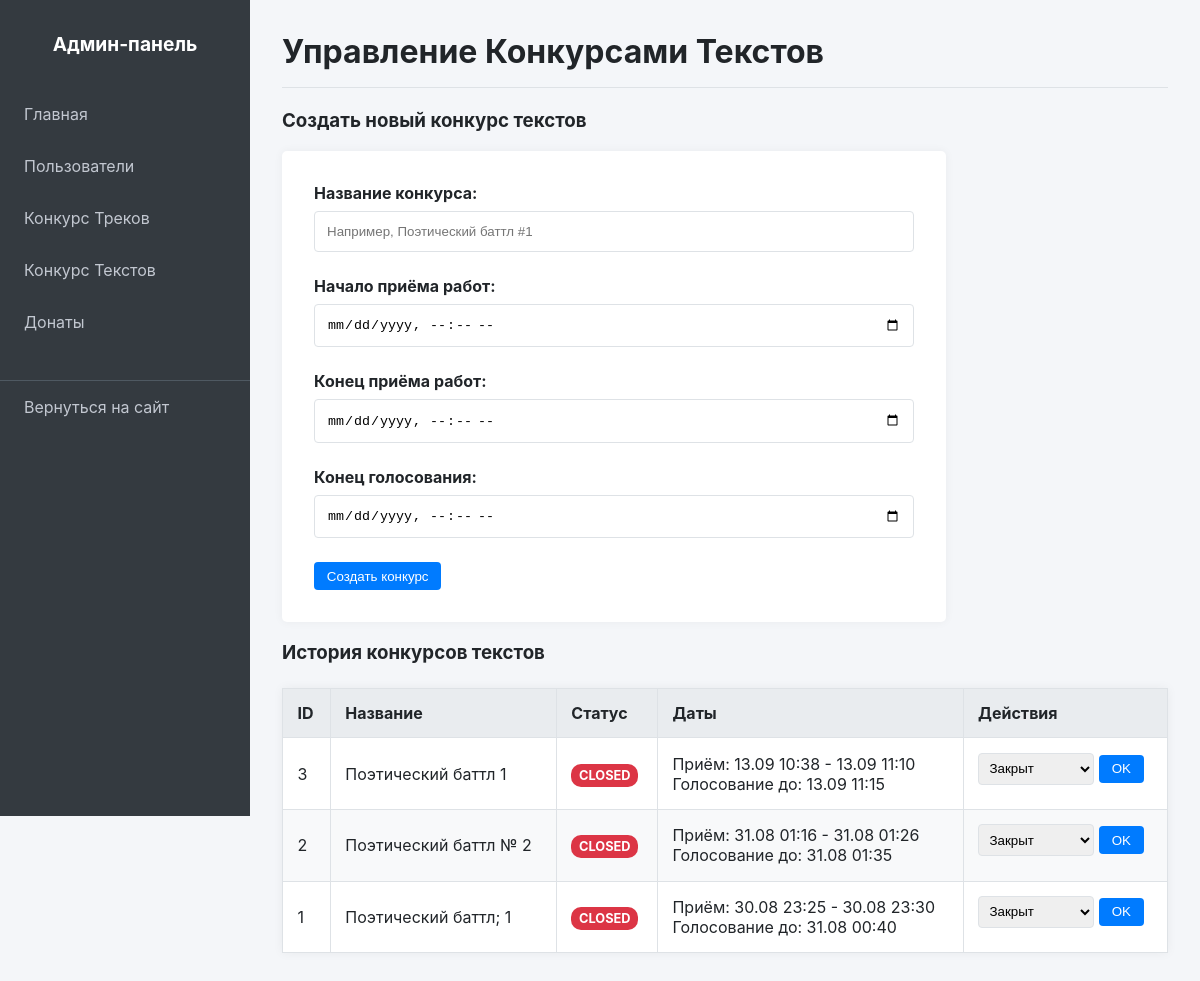
Screenshot of /admin/admin_lyrics.php (signed in) with the database file from the repository.
### tables this page shows
CREATE TABLE `lyric_contests` (
  `id` int NOT NULL,
  `name` varchar(255) NOT NULL,
  `status` enum('pending','submission_active','voting_active','results','closed') NOT NULL DEFAULT 'pending',
  `submission_start` datetime DEFAULT NULL,
  `submission_end` datetime DEFAULT NULL,
  `voting_end` datetime DEFAULT NULL
);

### admin/admin_lyrics.php (the view, shortened to what this page needs)
<?php
require_once 'templates/header.php';
require_once __DIR__ . '/../core/db_connect.php';
$contests = $pdo->query("SELECT * FROM lyric_contests ORDER BY id DESC")->fetchAll();
?>
<h1>Управление Конкурсами Текстов</h1>
<div class="admin-form-container">
    <h3>Создать новый конкурс текстов</h3>
    <form class="admin-form" action="/api/admin/create_lyric_contest.php" method="POST">
        <div class="form-group"><label for="name">Название конкурса:</label><input type="text" id="name" name="name" placeholder="Например, Поэтический баттл #1" required></div>
        <div class="form-group"><label for="submission_start">Начало приёма работ:</label><input type="datetime-local" id="submission_start" name="submission_start" required></div>
        <div class="form-group"><label for="submission_end">Конец приёма работ:</label><input type="datetime-local" id="submission_end" name="submission_end" required></div>
        <div class="form-group"><label for="voting_end">Конец голосования:</label><input type="datetime-local" id="voting_end" name="voting_end" required></div>
        <div class="form-actions"><button type="submit" class="btn btn-save">Создать конкурс</button></div>
    </form>
</div>
<h3>История конкурсов текстов</h3>
<table class="admin-table">
     <thead>
        <tr>
            <th>ID</th>
            <th>Название</th>
            <th>Статус</th>
            <th>Даты</th>
            <th>Действия</th>
        </tr>
    </thead>
    <tbody>
        <?php foreach ($contests as $contest): ?>
            <tr>
                <td><?php echo $contest['id']; ?></td>
                <td><?php echo htmlspecialchars($contest['name']); ?></td>
                <td><span class="status-badge status-<?php echo $contest['status']; ?>"><?php echo htmlspecialchars($contest['status']); ?></span></td>
                <td>
                    Приём: <?php echo date('d.m H:i', strtotime($contest['submission_start'])); ?> - <?php echo date('d.m H:i', strtotime($contest['submission_end'])); ?><br>
                    Голосование до: <?php echo date('d.m H:i', strtotime($contest['voting_end'])); ?>
                </td>
                <td>
                    <form class="status-form" action="/api/admin/update_lyric_contest_status.php" method="POST" style="margin-bottom: 10px;">
                        <select name="new_status">
                            <option value="closed" <?php if ($contest['status'] === 'closed') echo 'selected'; ?>>Закрыт</option>
                        </select>
                        <button type="submit" class="btn btn-save">OK</button>
                    </form>
                </td>
            </tr>
        <?php endforeach; ?>
    </tbody>
</table>
<?php require_once 'templates/footer.php'; ?>

### admin/assets/css/admin_style.css (style rules this page uses)
:root { --admin-bg: #f4f6f9; --admin-surface: #ffffff; --admin-text: #212529; --admin-border: #dee2e6; --admin-primary: #007bff; --admin-danger: #dc3545; --admin-success: #28a745; --admin-warning: #ffc107; --admin-info: #17a2b8; }
body { background-color: var(--admin-bg); color: var(--admin-text); font-family: -apple-system, BlinkMacSystemFont, 'Segoe UI', Roboto, Helvetica, Arial, sans-serif; margin: 0; display: flex; }
h1 { border-bottom: 1px solid var(--admin-border); padding-bottom: 1rem; margin-top: 0; }
.admin-table { width: 100%; border-collapse: collapse; margin-top: 1.5rem; background-color: var(--admin-surface); box-shadow: 0 0 10px rgba(0,0,0,0.05); }
.admin-table th, .admin-table td { padding: 0.9rem; border: 1px solid var(--admin-border); text-align: left; vertical-align: middle; }
.admin-table thead { background-color: #e9ecef; }
.admin-table tbody tr:nth-of-type(even) { background-color: #f8f9fa; }
.btn { display: inline-block; padding: 0.4rem 0.8rem; border-radius: 4px; text-decoration: none; color: #fff; border: none; cursor: pointer; }
.btn-save { background-color: var(--admin-primary); }
.admin-form { background-color: var(--admin-surface); padding: 2rem; border-radius: 5px; box-shadow: 0 0 10px rgba(0,0,0,0.05); max-width: 600px; }
.admin-form .form-group { margin-bottom: 1.5rem; }
.admin-form label { display: block; margin-bottom: 0.5rem; font-weight: bold; }
.admin-form input, .admin-form select, .admin-form textarea { width: 100%; padding: 0.75rem; border: 1px solid var(--admin-border); border-radius: 4px; box-sizing: border-box; }
.admin-form .form-actions { display: flex; gap: 10px; margin-top: 1.5rem; }
.status-form { display: flex; gap: 5px; align-items: center; }
.status-form select { padding: 0.4rem; border: 1px solid var(--admin-border); border-radius: 4px; }
.status-form button { padding: 0.4rem 0.8rem; }
.status-badge { padding: 0.3em 0.6em; font-size: 0.8em; font-weight: bold; border-radius: 10px; color: #fff; text-transform: uppercase; }
.status-closed { background-color: var(--admin-danger); }

### rows the page displays
lyric_contests: id "3", name "Поэтический баттл 1", status "CLOSED", submission_start "13.09 10:38", submission_end "13.09 11:10", voting_end "13.09 11:15", new_status "Закрыт"
lyric_contests: id "2", name "Поэтический баттл № 2", status "CLOSED", submission_start "31.08 01:16", submission_end "31.08 01:26", voting_end "31.08 01:35", new_status "Закрыт"
lyric_contests: id "1", name "Поэтический баттл; 1", status "CLOSED", submission_start "30.08 23:25", submission_end "30.08 23:30", voting_end "31.08 00:40", new_status "Закрыт"
